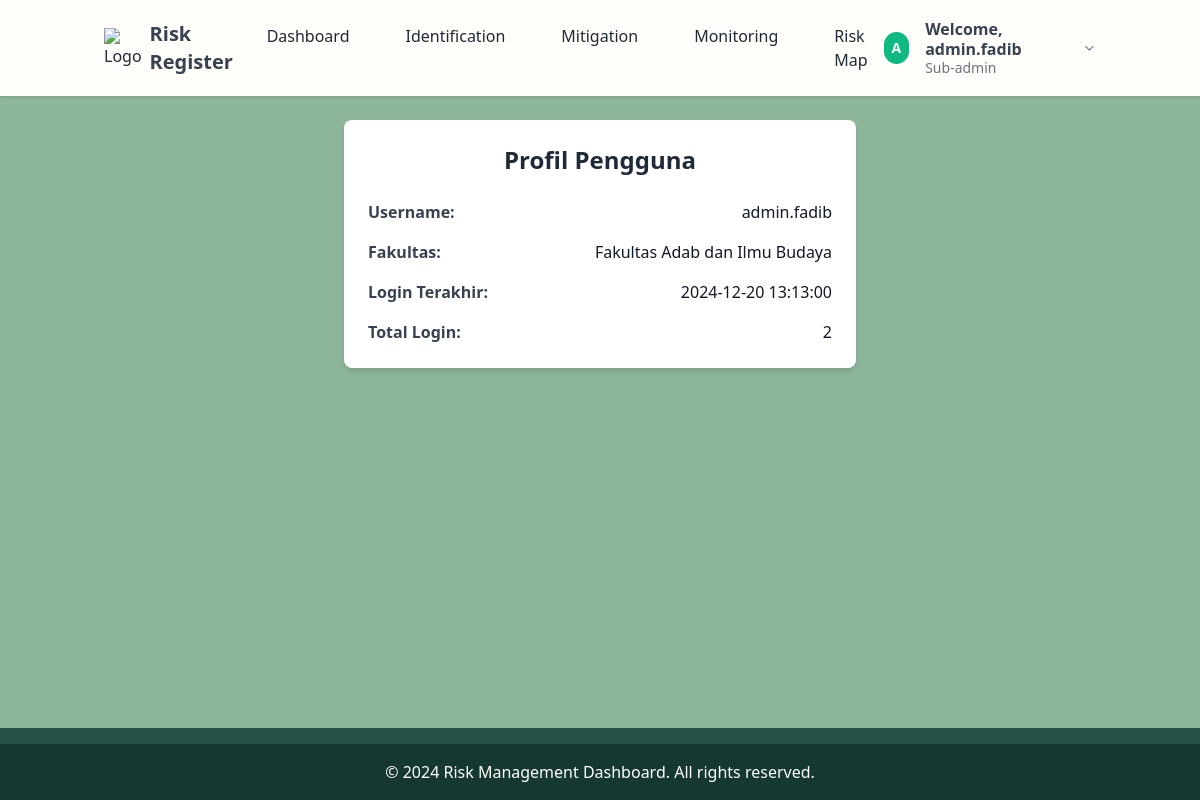
Page /users/profile.php (signed in) on the committed database.
### tables this page shows
CREATE TABLE `users` (
  `id` int NOT NULL,
  `username` varchar(50) NOT NULL,
  `password` varchar(255) NOT NULL,
  `role` enum('admin','sub-admin','user') NOT NULL,
  `faculty_id` int DEFAULT NULL,
  `last_login` datetime DEFAULT NULL,
  `total_logins` int NOT NULL DEFAULT '0'
);

CREATE TABLE `faculties` (
  `id` int NOT NULL,
  `faculty_name` varchar(100) NOT NULL,
  `nama_lengkap` varchar(255) DEFAULT NULL
);

### includes/db.php (called while the page is built, shortened)
<?php
class Database {
    private $host = 'localhost';
    private $dbname = 'risk_management';
    private $username = 'root';
    private $password = '';
    public function __construct() {
        try {
            $this->conn = new PDO(
                "mysql:host={$this->host};dbname={$this->dbname}",
                $this->username,
                $this->password
            );
        } catch (PDOException $e) {
            die("Koneksi ke database gagal: " . $e->getMessage());
        }
    }
}
?>

### classes/UserManager.php (called while the page is built, shortened)
<?php
require_once '../includes/db.php';
class UserManager extends Database {
    private $id;
    public function setId($id) {
        $this->id = $id;
    }
    public function getUserProfile() {
        $query = $this->conn->prepare("
            SELECT users.id, users.username, users.role, users.last_login, users.total_logins,
                   faculties.nama_lengkap
            FROM users
            LEFT JOIN faculties ON users.faculty_id = faculties.id
            WHERE users.id = ?
        ");
        $query->execute([$this->id]);
        return $query->fetch(PDO::FETCH_ASSOC);
    }
}
?>

### users/profile.php (the view, shortened to what this page needs)
<?php
require_once '../classes/UserManager.php';
try {
    $userManager = new UserManager();
    $user_id = $_SESSION['user_id'];
    $userManager->setId($user_id);
    $profile = $userManager->getUserProfile();
    $nama_lengkap = $profile['nama_lengkap'] ?? 'Tidak Diketahui';
    $last_login = $profile['last_login'] ?? 'Belum Pernah Login';
    $last_login = $profile['last_login'] ?? 'Belum Pernah Login';
    $total_logins = $profile['total_logins'] ?? 0;
} catch (Exception $e) {
    $error_message = $e->getMessage();
    echo "Terjadi kesalahan: " . htmlspecialchars($error_message);
    exit();
}
$username = $_SESSION['username'];
if (strpos($username, '@') !== false) {
    $username = explode('@', $username)[0];
}
?>
<!DOCTYPE html>
<html lang="id">
<head>
    <link href="https://cdn.jsdelivr.net/npm/tailwindcss@2.0.4/dist/tailwind.min.css" rel="stylesheet">
    <link rel="stylesheet" href="../assets/css/palette.css">
</head>
<body class="bg-light-green text-gray-800 flex flex-col min-h-screen">
    <header class="bg-beige shadow">
    <div class="container mx-auto px-4 py-4 flex justify-between items-center relative">
        <div class="flex items-center space-x-2">
            <img src="../assets/img/logo.png" alt="Logo" class="w-10 h-10">
            <span class="text-xl font-bold text-gray-700">Risk Register</span>
        </div>
        <nav id="navMenu" class="hidden md:flex md:space-x-6 absolute md:static top-16 left-0 w-full md:w-auto bg-white md:bg-transparent shadow md:shadow-none z-20 transition-all duration-300 ease-in-out">
            <a href="../pages/dashboard.php" class="block px-4 py-2 hover:bg-green-500 hover:text-white rounded transition-all duration-300">Dashboard</a>
            <a href="../pages/identification.php" class="block px-4 py-2 hover:bg-green-500 hover:text-white rounded transition-all duration-300">Identification</a>
            <a href="../pages/mitigation.php" class="block px-4 py-2 hover:bg-green-500 hover:text-white rounded transition-all duration-300">Mitigation</a>
            <a href="../pagesmonitoring.php" class="block px-4 py-2 hover:bg-green-500 hover:text-white rounded transition-all duration-300">Monitoring</a>
            <a href="../pages/riskmap.php" class="block px-4 py-2 hover:bg-green-500 hover:text-white rounded transition-all duration-300">Risk Map</a>
        </nav>
        <div class="relative">
            <button id="userMenuButton" class="flex items-center space-x-4 focus:outline-none transition-all duration-300 hover:scale-105">
                <div class="bg-green-500 w-8 h-8 rounded-full flex justify-center items-center text-white font-bold text-sm">
                    <?php echo strtoupper(substr($_SESSION['username'], 0, 1)); ?>
                </div>
                <div class="hidden md:flex flex-col text-left">
                    <span class="text-gray-700 font-semibold text-base leading-tight">Welcome, <?php echo htmlspecialchars($username); ?></span>
                    <span class="text-gray-500 text-sm leading-tight"><?php echo ucfirst($_SESSION['role']); ?></span>
                </div>
                <svg class="w-4 h-4 text-gray-500 ml-2 transition-transform duration-300 transform group-hover:rotate-180" xmlns="http://www.w3.org/2000/svg" fill="none" viewBox="0 0 24 24" stroke="currentColor">
                    <path stroke-linecap="round" stroke-linejoin="round" stroke-width="2" d="M19 9l-7 7-7-7" />
                </svg>
            </button>
        </div>
    </div>
</header>
    <main class="container mx-auto px-4 py-6 flex-grow">
        <div class="bg-white p-6 rounded-lg shadow-md w-full max-w-lg mx-auto">
            <h2 class="text-2xl font-bold mb-6 text-center">Profil Pengguna</h2>
            <div class="space-y-4">
                <div class="flex justify-between items-center">
                    <span class="font-semibold text-gray-700">Username:</span>
                    <span class="text-gray-900"><?php echo htmlspecialchars($username); ?></span>
                </div>
                <div class="flex justify-between items-center">
                    <span class="font-semibold text-gray-700">Fakultas:</span>
                    <span class="text-gray-900"><?php echo htmlspecialchars($nama_lengkap); ?></span>
                </div>
                <div class="flex justify-between items-center">
                    <span class="font-semibold text-gray-700">Login Terakhir:</span>
                    <span class="text-gray-900"><?php echo htmlspecialchars($last_login); ?></span>
                </div>
                <div class="flex justify-between items-center">
                    <span class="font-semibold text-gray-700">Total Login:</span>
                    <span class="text-gray-900"><?php echo htmlspecialchars($total_logins); ?></span>
                </div>
            </div>
        </div>
    </main>
    <footer class="bg-dark-green text-white text-center">
        <div class="bg-medium-green py-2"></div>
            <div class="py-4">
                © 2024 Risk Management Dashboard. All rights reserved.
            </div>
    </footer>
</body>
</html>

### assets/css/palette.css (style rules this page uses)
.bg-dark-green { background-color: #163832 !important; }
.bg-medium-green { background-color: #235347 !important; }
.bg-light-green { background-color: #8EB69B !important; }
.bg-beige { background-color: #fffefa !important; }

### rows in the picture
users: faculty.nama_lengkap "Fakultas Adab dan Ilmu Budaya", last_login "2024-12-20 13:13:00", total_logins "2"

### other values in the picture
substr($_SESSION['username'], 0, 1) "A"
$username "admin.fadib"
$_SESSION['role'] "Sub-admin"
